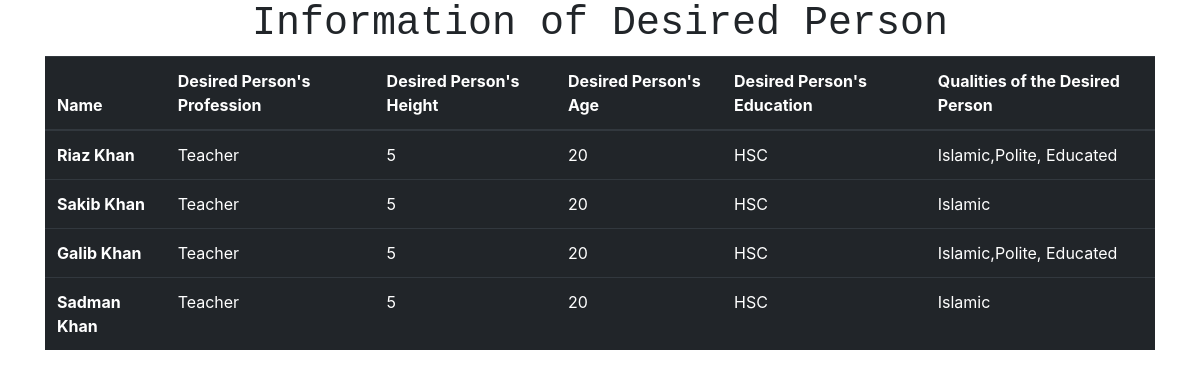
/desired_person/, run on the app's committed database.
### app/models.py (models this page shows, shortened)
class  Desired_person(models.Model):
    user = models.OneToOneField(User, on_delete=models.CASCADE)
    desired_person_profession=models.CharField(max_length=80,null=True)
    desired_person_height=models.CharField(max_length=20,null=True)
    desired_person_age=models.CharField(max_length=20,null=True)
    desired_person_education=models.CharField(max_length=50,null=True)
    desired_person_qualities=models.CharField(max_length=200,null=True)

class User(models.Model):
    id=models.AutoField(primary_key=True)
    name=models.CharField(max_length=20)
    password=models.CharField(max_length=20,null=True)
    img = models.ImageField(upload_to='images/',null=True)

### app/views.py (the view)
# urls.py: path('desired_person/', views.desired_person, name='desired_person'),
def desired_person(request):
    x=Desired_person.objects.all()
    context = {
    'x':x
     }
    return render(request,"desired_info.html",context)

### app/templates/desired_info.html (shortened to what this page needs)
<!DOCTYPE html>
<html lang="en">
<head>
    <link rel="stylesheet" href="https://cdn.jsdelivr.net/npm/bootstrap@4.0.0/dist/css/bootstrap.min.css">
</head>
<body>
<div class="containeer">
    <h1 style="text-align: center; font-family: 'Courier New', Courier, monospace;">Information of Desired Person</h1>
</div>
    <div class="container">
        <table class="table table-dark">
            <thead>
              <tr>
                <th scope="col">Name</th>
                <th scope="col">Desired Person's Profession</th>
                <th scope="col">Desired Person's Height</th>
                <th scope="col">Desired Person's  Age</th>
                <th scope="col">Desired Person's Education</th>
                <th scope="col">Qualities of the Desired Person</th>
              </tr>
            </thead>
            <tbody>
        {% for i in x %}
              <tr>
                <th scope="row">{{i.user.name}}</th>
                <td>{{i.desired_person_profession}}</td>
                <td>{{i.desired_person_height}}</td>
                <td>{{i.desired_person_age}}</td>
                <td>{{i.desired_person_education}}</td>
                <td>{{i.desired_person_qualities}}</td>
              </tr>
          {% endfor %}
            </tbody>
          </table>
    </div>
</body>
</html>

### data on the page
Desired_person: user.name "Riaz Khan", desired_person_profession "Teacher", desired_person_height "5", desired_person_age "20", desired_person_education "HSC", desired_person_qualities "Islamic,Polite, Educated"
Desired_person: user.name "Sakib Khan", desired_person_profession "Teacher", desired_person_height "5", desired_person_age "20", desired_person_education "HSC", desired_person_qualities "Islamic"
Desired_person: user.name "Galib Khan", desired_person_profession "Teacher", desired_person_height "5", desired_person_age "20", desired_person_education "HSC", desired_person_qualities "Islamic,Polite, Educated"
Desired_person: user.name "Sadman Khan", desired_person_profession "Teacher", desired_person_height "5", desired_person_age "20", desired_person_education "HSC", desired_person_qualities "Islamic"
